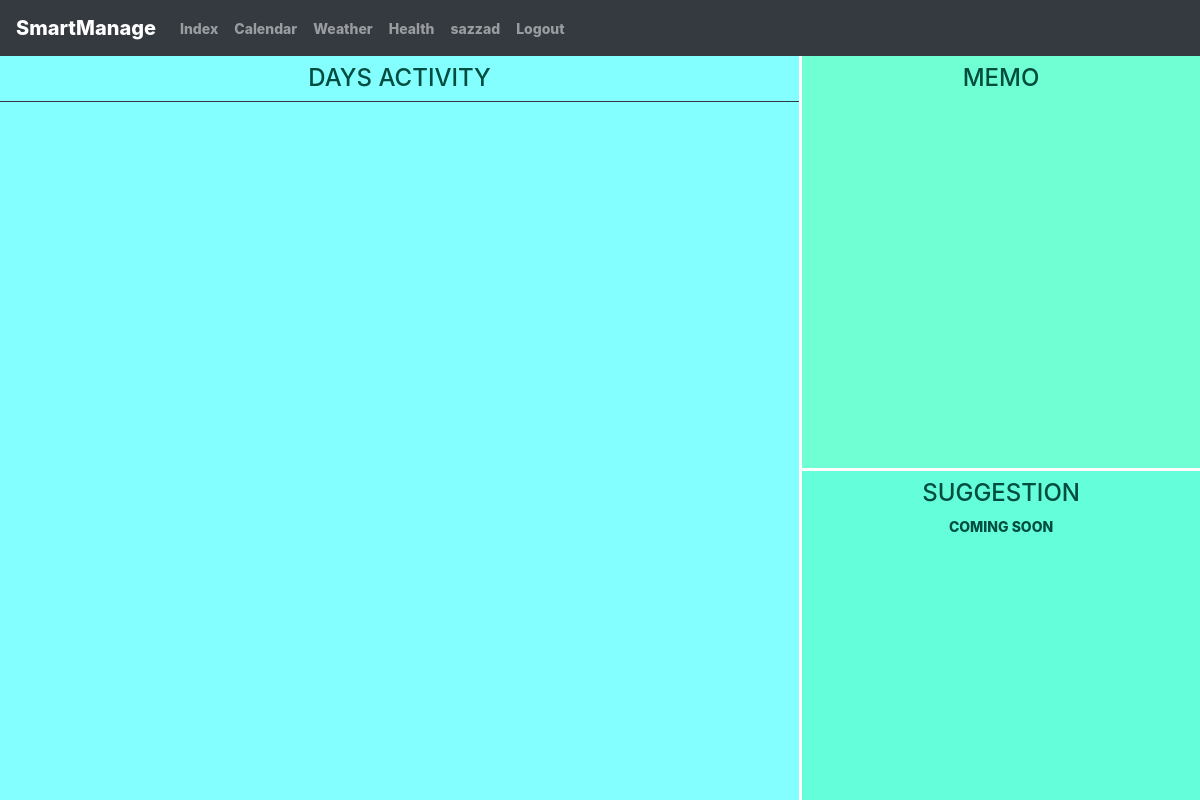
/index/ (signed in), run on an earlier commit of the app's database.
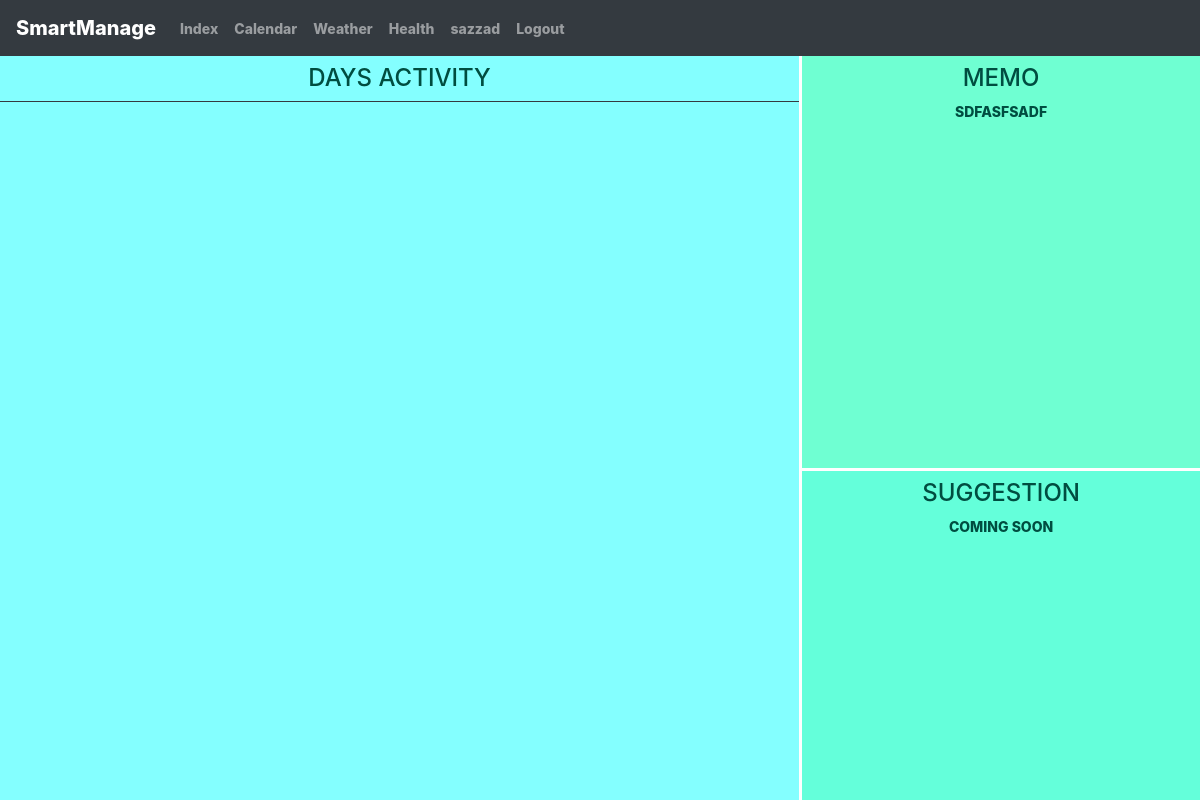
And on a later commit of the database.
### manCal/models.py (models this page shows, shortened)
class Notes(models.Model):
    user = models.ForeignKey(settings.AUTH_USER_MODEL, on_delete=models.CASCADE)
    note = models.TextField()
    complited = models.BooleanField(default=False)
    """ defining elements order """
    class Meta:
        ordering = ['complited', 'id']

### manCal/views.py (the view)
# urls.py: path('index/', views.indexView, name="index"),
@login_required
def indexView(request):
    user = CustomUser.objects.get(username= request.user)
    today = datetime.today()
    start_time = today.replace(hour=23, minute=59)
    end_time = today.replace(hour=00, minute=1)
    events = Event.objects.filter(user = user)
    notes = Notes.objects.filter(user=user)
    events_today = []
    for event in events:
        if event.start_time <= start_time and event.end_time >= end_time:
            event_today = {
                'event_id' : event.id,
                'start_time': event.start_time,
                'end_time' : event.end_time,
                'content' : event.description,
                'title': event.title
            }
            events_today.append(event_today)
    context = {
        'events_today' : events_today,
        'notes' : notes
    }
    return render(request, "index.html", context)

### manCal/templates/index.html (shortened to what this page needs)
{% extends "base.html" %}
{% block content %}
<div class="container_index">
    <main class="pt-2">
        <h4>Days Activity</h4>
        <div class="events border-top border-dark">
        </div>
    </main>
    <div id="content1" class="pt-2">
        <h4>Memo</h3>
        {%for note in notes%}
        {{note.note}}<br>
        {%endfor%}
    </div>
    <div id="content2" class="pt-2" >
        <h4>Suggestion</h4>
        Coming soon
    </div>
</div>
{% endblock content %}

What changed in the data, as far as the page shows it:
added Notes: note "SDFASFSADF"
